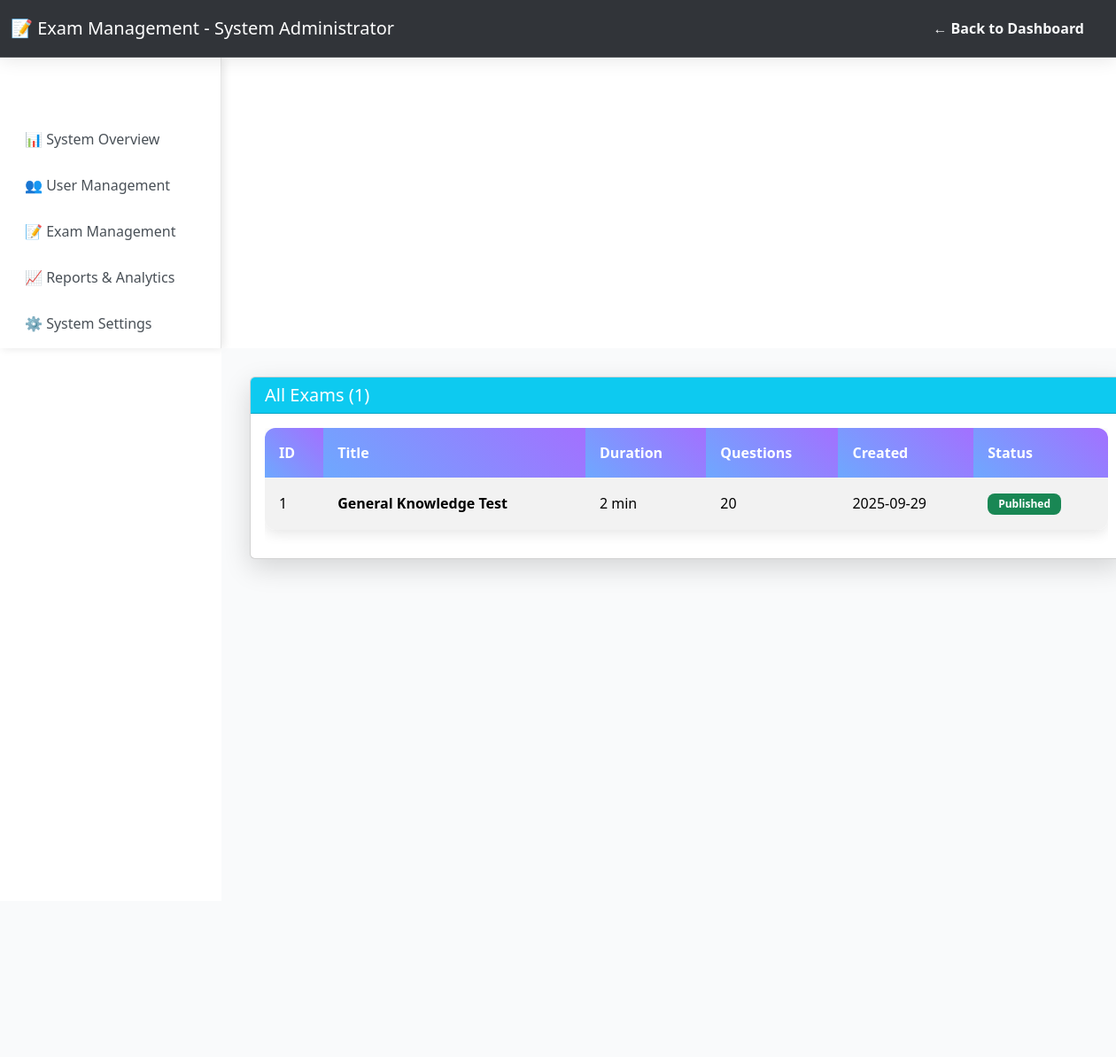
The app's page /admin/exams (signed in) with its own data.
### app.py (models this page shows)
class Exam(db.Model):
    id = db.Column(db.Integer, primary_key=True)
    title = db.Column(db.String(255), nullable=False)
    duration_minutes = db.Column(db.Integer, default=2)
    total_questions = db.Column(db.Integer, default=20)
    created_by = db.Column(db.Integer)
    is_published = db.Column(db.Boolean, default=True)
    created_at = db.Column(db.DateTime, default=datetime.utcnow)

### app.py (the view)
@app.route('/admin/exams')
@login_required('admin')
def admin_exams():
    exams = Exam.query.all()
    return render_template('admin_exams.html',
                         exams=exams,
                         admin_name=session.get('admin_name'))

### app.py (called while the page is built)
@app.context_processor
def utility_processor():
    return dict(max=max, min=min, len=len)

def login_required(role):
    def decorator(f):
        @wraps(f)
        def decorated_function(*args, **kwargs):
            if not session.get(f'{role}_logged_in'):
                flash(f'Please login as {role} to access this page.', 'warning')
                return redirect(url_for(f'{role}_login'))
            return f(*args, **kwargs)
        return decorated_function
    return decorator

@app.after_request
def add_header(response):
    response.headers['Cache-Control'] = 'no-store, no-cache, must-revalidate, post-check=0, pre-check=0, max-age=0'
    response.headers['Pragma'] = 'no-cache'
    response.headers['Expires'] = '-1'
    return response

### templates/admin_exams.html (shortened to what this page needs)
<!DOCTYPE html>
<html>
<head>
    <link href="https://cdn.jsdelivr.net/npm/bootstrap@5.3.2/dist/css/bootstrap.min.css" rel="stylesheet">
    <link href="{{ url_for('static', filename='style.css') }}" rel="stylesheet">
</head>
<body>
    <nav class="navbar navbar-dark app-nav-blur">
        <div class="container-fluid">
            <span class="navbar-brand mb-0 h1">📝 Exam Management - {{ admin_name }}</span>
            <a href="/admin/dashboard" class="btn btn-outline-light">← Back to Dashboard</a>
        </div>
    </nav>
    <div class="container-fluid">
        <div class="row">
            <div class="col-md-2 sidebar">
                <div class="p-3 text-center">
                    <h5 class="text-white">Admin Panel</h5>
                </div>
                <div class="list-unstyled">
                    <li><a href="/admin/dashboard">📊 System Overview</a></li>
                    <li><a href="/admin/users">👥 User Management</a></li>
                    <li><a href="/admin/exams" class="active">📝 Exam Management</a></li>
                    <li><a href="/admin/reports">📈 Reports & Analytics</a></li>
                    <li><a href="/admin/settings">⚙️ System Settings</a></li>
                </div>
            </div>
            <div class="col-md-10 content">
                <div class="card shadow-soft">
                    <div class="card-header bg-info text-white">
                        <h5 class="mb-0">All Exams ({{ exams|length }})</h5>
                    </div>
                    <div class="card-body">
                        <div class="table-responsive">
                            <table class="table table-striped table-hover">
                                <thead>
                                    <tr>
                                        <th>ID</th>
                                        <th>Title</th>
                                        <th>Duration</th>
                                        <th>Questions</th>
                                        <th>Created</th>
                                        <th>Status</th>
                                    </tr>
                                </thead>
                                <tbody>
                                    {% for exam in exams %}
                                    <tr>
                                        <td>{{ exam.id }}</td>
                                        <td><strong>{{ exam.title }}</strong></td>
                                        <td>{{ exam.duration_minutes }} min</td>
                                        <td>{{ exam.total_questions }}</td>
                                        <td>{{ exam.created_at.strftime('%Y-%m-%d') }}</td>
                                        <td>
                                            {% if exam.is_published %}
                                            <span class="badge bg-success">Published</span>
                                            {% else %}
                                            <span class="badge bg-warning">Draft</span>
                                            {% endif %}
                                        </td>
                                    </tr>
                                    {% endfor %}
                                </tbody>
                            </table>
                        </div>
                    </div>
                </div>
            </div>
        </div>
    </div>
</body>
</html>

### static/style.css (style rules this page uses)
:root { --app-primary: #6ea8fe; --app-secondary: #a370ff; --app-dark: #0b1220; --app-success: #198754; --app-danger: #dc3545; --app-warning: #ffc107; }
html, body { height: 100%; margin: 0; padding: 0; font-family: 'Segoe UI', Tahoma, Geneva, Verdana, sans-serif; }
.app-nav-blur { backdrop-filter: saturate(160%) blur(8px); background: rgba(13, 17, 23, 0.85) !important; border-bottom: 1px solid rgba(255,255,255,.15); box-shadow: 0 2px 20px rgba(0,0,0,0.1); }
.shadow-soft { box-shadow: 0 10px 30px rgba(0,0,0,.15) !important; }
.btn { border-radius: 12px; padding: 12px 24px; font-weight: 600; transition: all 0.3s ease; border: none; }
.sidebar { width: 250px; background: rgba(255, 255, 255, 0.98); border-right: 1px solid rgba(0,0,0,0.1); box-shadow: 2px 0 10px rgba(0,0,0,0.1); }
.sidebar .list-unstyled li a { color: #495057; text-decoration: none; padding: 12px 16px; border-radius: 8px; margin: 4px 0; display: block; transition: all 0.3s ease; font-weight: 500; }
.content { margin-left: 250px; padding: 2rem; min-height: 100vh; background: rgba(248, 249, 250, 0.8); }
.table { background: white; border-radius: 12px; overflow: hidden; box-shadow: 0 4px 15px rgba(0,0,0,0.1); }
.table th { background: linear-gradient(45deg, var(--app-primary), var(--app-secondary)); color: white; border: none; padding: 1rem; font-weight: 600; }
.table td { padding: 1rem; border-color: rgba(0,0,0,0.05); vertical-align: middle; }
.badge { border-radius: 8px; padding: 6px 12px; font-weight: 600; }
body { margin: 0; padding: 0; }

### records on screen
Exam: id "1", title "General Knowledge Test", duration_minutes "2", total_questions "20", created_at "2025-09-29", is_published "Published"

### other values on screen
{{ admin_name }} "System Administrator"
{{ exams|length }} "1"
